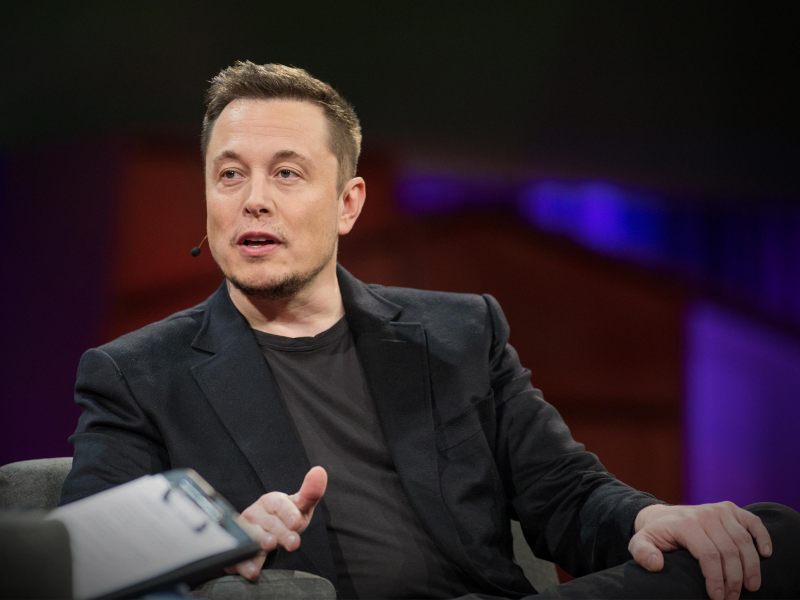
#> input picture face_detection/elon-musk.jpg, 2400 x 1800 px (shown at 1/3 size)
$ python FaceDetection.py
#> lines starting #> are read from the running program, lines starting #| are printed output that depends on the picture; after the words box and inside, x2 and y2 are one past the last pixel; in counts of white or black regions, pixels touching at a corner belong together
import cv2

file_path = "elon-musk.jpg"

face_cascade = cv2.CascadeClassifier("haarcascades/haarcascade_frontalface_default.xml")
pic = cv2.resize(cv2.imread(file_path), (756, 512))
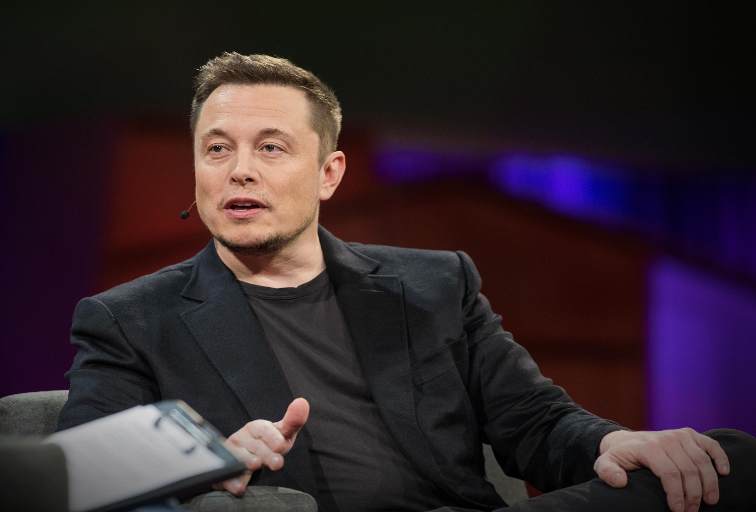
#> pic: shape (512, 756, 3); mean B, G, R 43.5, 36.4, 49.6
gray_pic = cv2.cvtColor(pic, cv2.COLOR_BGR2GRAY)
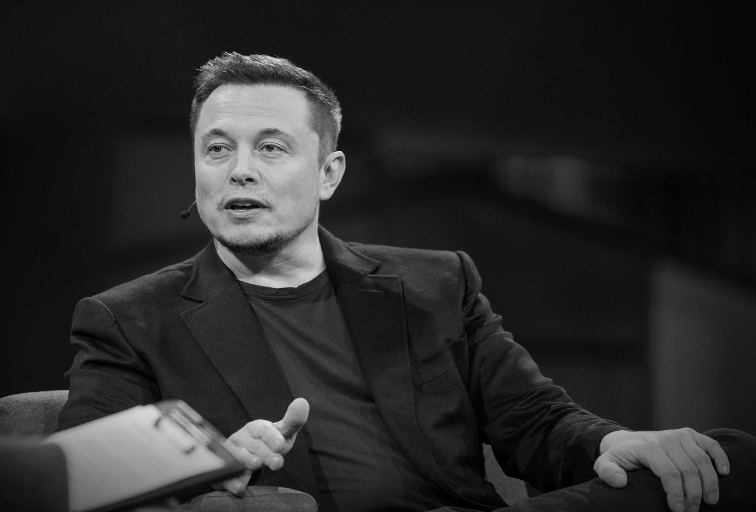
#> gray_pic: shape (512, 756); min 0, max 230, mean 41.1

faces = face_cascade.detectMultiScale(gray_pic, 1.1, 4)
#> faces = [[167, 83, 161, 161]]

for (x, y, w, h) in faces:
    cv2.rectangle(pic, (x, y), (x + w, y + h), (0, 255, 255), 2)
#> this loop made 1 pass
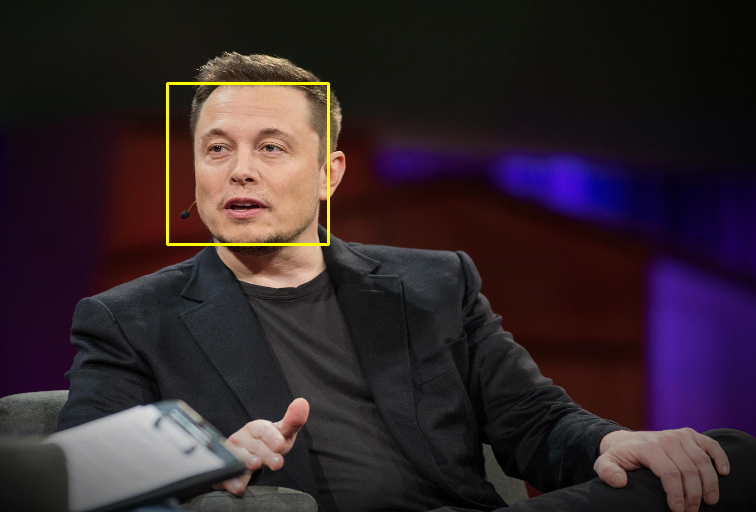
#> pic: shape (512, 756, 3); 0.5% of pixels changed, all inside (x1, y1, x2, y2) = (166, 82, 330, 246)

cv2.imshow("test", pic)
cv2.waitKey(0)
